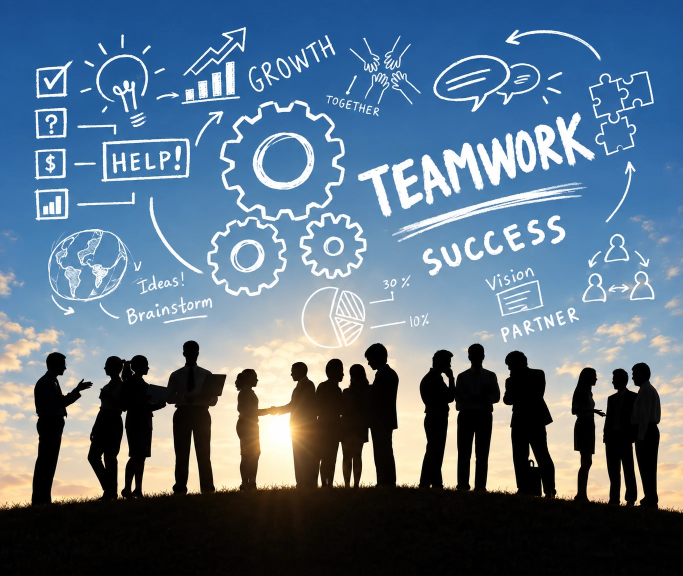
#> input picture 5.images/배경1.webp, 1366 x 1152 px (shown at 1/2 size)
$ python make_hero.py
#> lines starting #> are read from the running program, lines starting #| are printed output that depends on the picture; after the words box and inside, x2 and y2 are one past the last pixel; in counts of white or black regions, pixels touching at a corner belong together
# -*- coding: utf-8 -*-
"""
5.images/배경1.webp(원본 사진) → images/hero-bg.jpg (와이드 합성)
- 오른쪽: 원본 사진(사람들+낙서)을 높이에 맞춰 축소 배치
- 왼쪽: 사진 왼쪽 가장자리 색을 행별로 이어 붙인 하늘 + 부드러운 구름  → 문구가 들어갈 여백
실행: python images/make_hero.py
"""
import os, numpy as np
from PIL import Image, ImageFilter
ROOT = os.path.dirname(os.path.dirname(os.path.abspath(__file__)))
src = Image.open(os.path.join(ROOT, "5.images", "배경1.webp")).convert("RGB")
#> src is the input picture: PIL image 1366x1152 RGB; mean R, G, B 91.7, 114.1, 134.8
W, H = 2400, 900
ph = H; pw = int(src.width * ph / src.height)          # 사진을 높이에 맞춤
#> after `pw = int(src.width * ph / src.height)`: pw = 1067
photo = src.resize((pw, ph), Image.LANCZOS)
px = np.asarray(photo).astype(np.float32)
CROP_L = 100                      # 맨 왼쪽 한 사람을 잘라내 이음새가 하늘 틈(사진 95~152px)에 오게
px = px[:, CROP_L:, :]; pw = px.shape[1]; photo = Image.fromarray(px.astype(np.uint8))
#> after `px = px[:, CROP_L:, :]`:
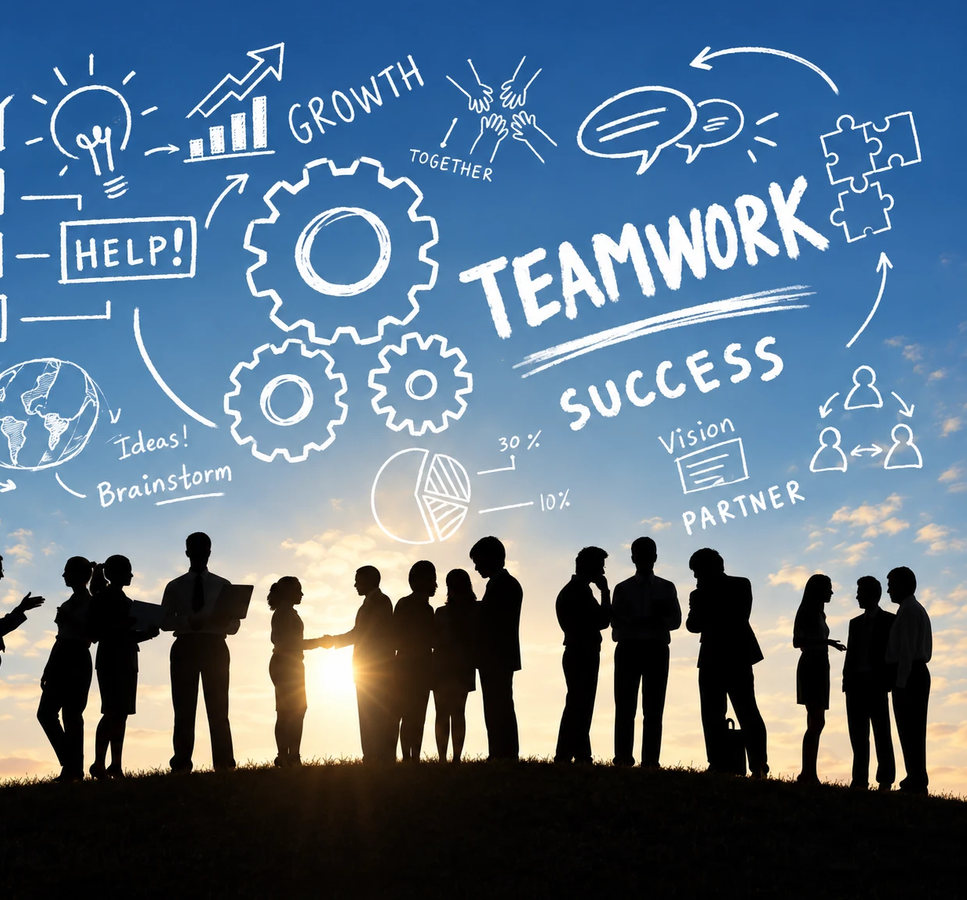
#> px: shape (900, 967, 3) float32; mean R, G, B 91.9, 114, 134.3
#> after `pw = px.shape[1]`: pw = 967

# 1) 왼쪽 하늘: 사진 왼쪽 90px 의 행별 중앙값(흰 낙서선 제거) → 세로로 부드럽게
strip = np.median(px[:, :90, :], axis=1)                 # (H,3)
#> strip = 900 rows, first 8: [26, 79, 142], [26, 79, 142], [26, 79, 142], [26, 80, 144], [26, 80, 144], [26, 80, 144], [26, 80, 144], [26, 80, 144]
k = 70
strip = np.stack([np.convolve(np.pad(strip[:, c], (k, k), mode="edge"), np.ones(2*k+1)/(2*k+1), mode="valid") for c in range(3)], axis=1)
#> strip = 900 rows, first 8: [27.08, 81.2, 144.7], [27.12, 81.26, 144.8], [27.16, 81.32, 144.9], [27.21, 81.38, 144.9], [27.25, 81.45, 145], [27.29, 81.52, 145.1], [27.34, 81.59, 145.1], [27.39, 81.66, 145.2]
sky = np.repeat(strip[:, None, :], W, axis=1)            # (H,W,3)
# 왼쪽으로 갈수록 살짝 더 진하고 푸르게 (사진 상단 하늘색 유지)
grad = np.linspace(1.0, 0.92, W)[None, :, None]
sky = sky * grad

# 2) 구름: 저주파 노이즈를 흐려서 밝은 얼룩으로
rng = np.random.default_rng(7)
noise = rng.random((H // 60 + 2, W // 60 + 2)).astype(np.float32)
noise_img = Image.fromarray((noise * 255).astype(np.uint8)).resize((W, H), Image.BICUBIC).filter(ImageFilter.GaussianBlur(40))
n = np.asarray(noise_img).astype(np.float32) / 255.0
n = np.clip((n - 0.45) * 2.2, 0, 1)                       # 밝은 부분만
# 아래쪽(지평선 근처) 구름은 노을빛, 위쪽은 흰색
warm = np.array([255, 226, 190], np.float32); white = np.array([255, 255, 255], np.float32)
t = np.linspace(0, 1, H)[:, None, None]
cloud_col = white * (1 - t) + warm * t
sky = sky + (cloud_col - sky) * (n[..., None] * 0.28)

# 3) 왼쪽 하늘 확장: 사진의 하늘(낙서 제거한 중간값 필터본)을 좌우 반전해 이어 붙여 실제 구름 사진이 왼쪽으로 이어지게 하고,
#    이음새에서 멀어질수록(문구가 나타나는 자리부터) 천천히 뿌옇게 흐려지도록 블러를 단계적으로 섞는다
x0 = W - pw
#> x0 = 1433
import cv2
_m = ((px.min(axis=2) > 185) & ((px.max(axis=2) - px.min(axis=2)) < 60)).astype(np.uint8)      # 흰 낙서선(밝고 채도 낮음)
#> _m: shape (900, 967); values 0 (black) and 1 (white), 15.9% white; 465 white regions (261 under 20 px), largest, box (x1, y1, x2, y2) and area: (207, 448, 585, 765) 41826, (747, 541, 872, 722) 7942, (300, 645, 363, 761) 5621
_m[500:, :] = 0                                                                                 # 사람들·노을 구름 행은 제외
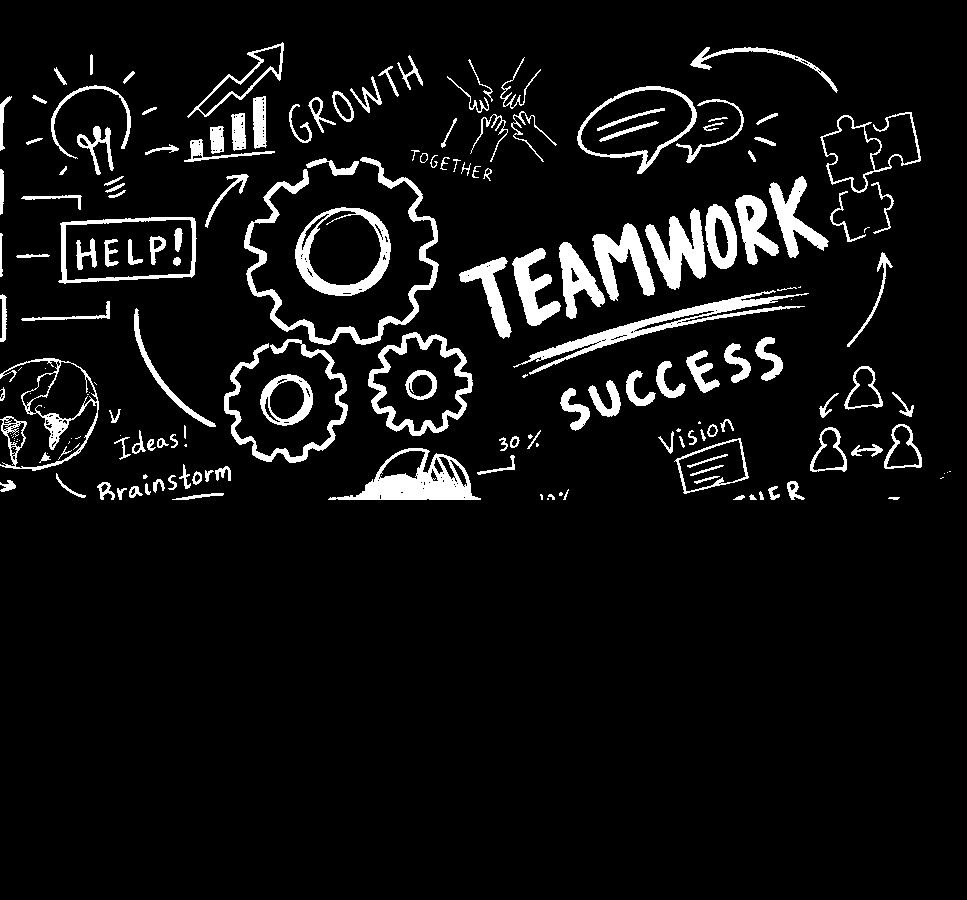
#> _m: shape (900, 967); values 0 (black) and 1 (white), 7% white; 185 white regions (40 under 20 px), largest, box (x1, y1, x2, y2) and area: (244, 157, 439, 345) 3713, (513, 290, 809, 375) 3430, (328, 448, 481, 500) 3278
_m = cv2.dilate(_m, np.ones((17, 17), np.uint8))
#> _m: shape (900, 967); values 0 (black) and 1 (white), 30.8% white; 13 white regions, largest, box (x1, y1, x2, y2) and area: (0, 34, 565, 508) 142369, (451, 104, 929, 386) 57085, (650, 358, 930, 508) 20041
_bgr = cv2.cvtColor(np.clip(px, 0, 255).astype(np.uint8), cv2.COLOR_RGB2BGR)
med = cv2.cvtColor(cv2.inpaint(_bgr, _m, 20, cv2.INPAINT_TELEA), cv2.COLOR_BGR2RGB).astype(np.float32)
med = np.asarray(Image.fromarray(med.astype(np.uint8)).filter(ImageFilter.GaussianBlur(3))).astype(np.float32)   # 인페인팅 흔적 완화
mirror = med[:, ::-1, :]                                                        # 좌우 반전 → 이음새에서 하늘이 정확히 이어짐
ext = np.concatenate([mirror, med, mirror], axis=1)[:, -x0:, :] if pw * 3 >= x0 else None
if ext is None or ext.shape[1] < x0:
    reps = int(np.ceil(x0 / pw)) + 1
    tiles = [mirror if k % 2 == 0 else med for k in range(reps)][::-1]
    ext = np.concatenate(tiles, axis=1)[:, -x0:, :]
ext_sky = ext.astype(np.float32)
# 사람들 높이(아래쪽) 행은 반전 사진에 사람이 비치므로 합성 하늘을 쓰고, 그 위 행은 반전 사진 하늘을 쓴다 (세로로 부드럽게 전환)
ty = np.clip((np.arange(H, dtype=np.float32) - 440) / 70.0, 0, 1)[:, None, None]; ty = ty * ty * (3 - 2 * ty)
# 사람 높이 행: 사진 왼쪽 가장자리(사람 앞의 구름·지면 44px)를 좌우 반전 타일로 이어 붙여 같은 결을 만든 뒤 블러 램프로 녹인다
strip_w = 50
stripL = px[:, :strip_w, :]
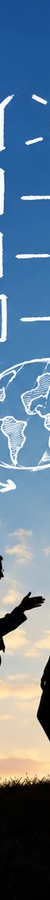
#> stripL: shape (900, 50, 3) float32; mean R, G, B 101, 126.2, 149.3
tiles = []; k = 0
while sum(t.shape[1] for t in tiles) < x0:
    tiles.append(stripL[:, ::-1, :] if k % 2 == 0 else stripL); k += 1
#> after the loop, k = 29; tiles = 29 items
ext_low = np.concatenate(tiles[::-1], axis=1)[:, -x0:, :]
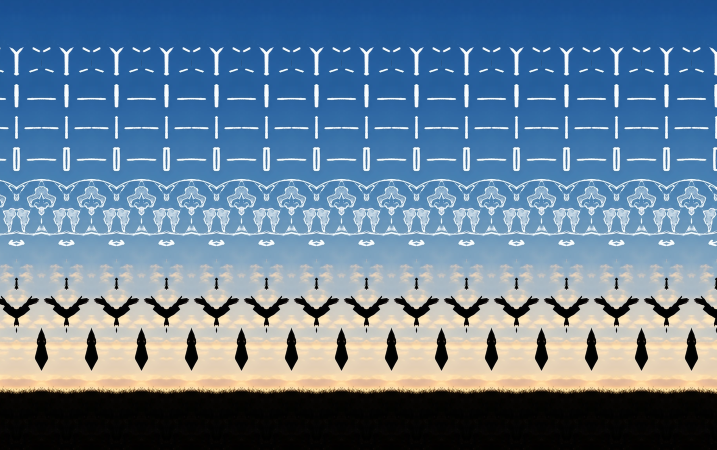
#> ext_low: shape (900, 1433, 3) float32 (shown at 1/2 size); mean of channels 0, 1, 2 101, 125.8, 149; drawn as R, G, B
canvas = sky.copy()
canvas[:, :x0, :] = ext_sky                                        # 전 구간 좌우 반전 사진(사람 포함) → 강한 블러로 초점 밖 배경처럼
# 이음새: 하늘 부분은 짧게(80px), 사람들이 있는 아랫부분도 좁게(60px) 섞어 연결
alpha = np.ones((ph, pw), np.float32)
xs = np.arange(pw, dtype=np.float32)
#> xs = 967 values from 0 to 966
for y in range(ph):
    t = min(1.0, max(0.0, (y - 420) / 100.0))
    fw = 80 * (1 - t) + 48 * t
    a = np.clip(xs / fw, 0, 1)
    alpha[y] = a * a * (3 - 2 * a)
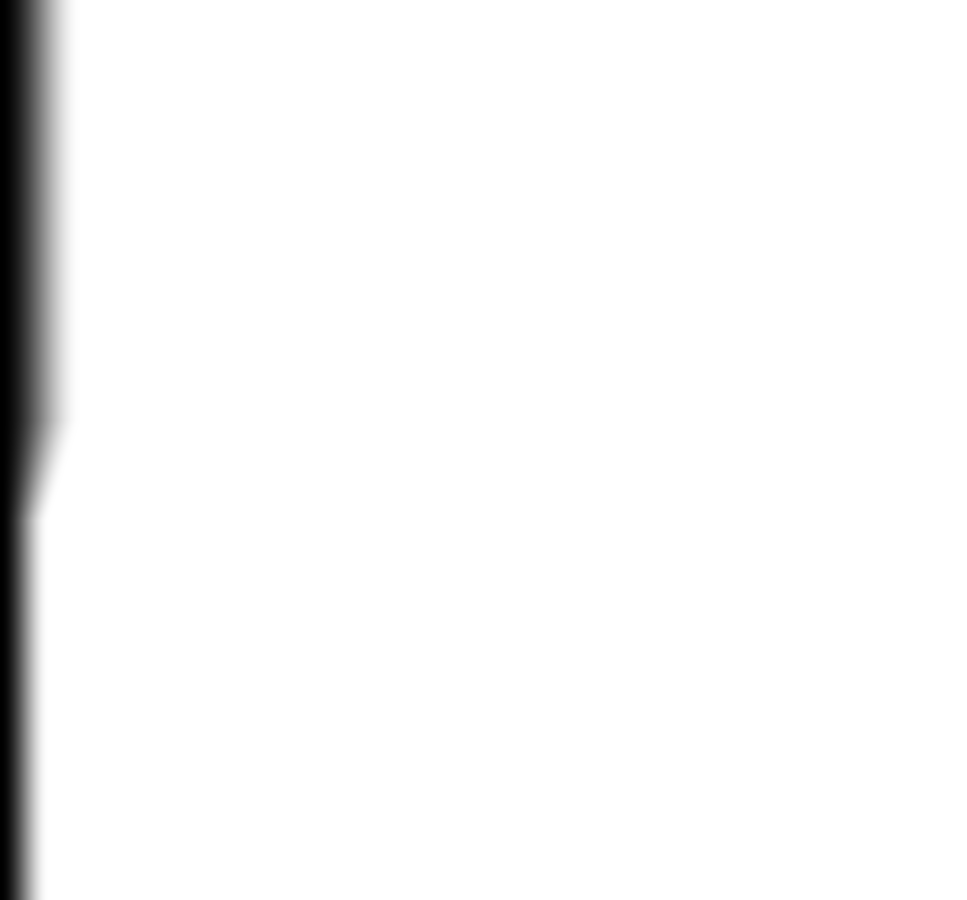
#> alpha: shape (900, 967) float32; min 0, max 1, mean 0.966
alpha = alpha[..., None]
canvas[:, x0:, :] = canvas[:, x0:, :] * (1 - alpha) + px * alpha
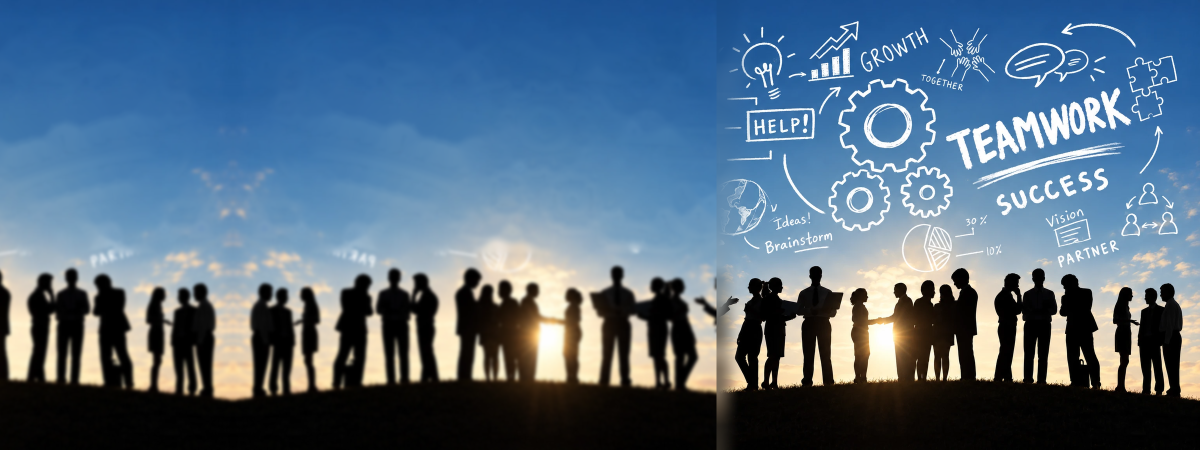
#> canvas: shape (900, 2400, 3) float64 (shown at 1/2 size); mean of channels 0, 1, 2 83.7, 108.3, 131.3; drawn as R, G, B

# 3-2) 전체 화면에 가로 방향 블러 램프: 오른쪽(사람·낙서)은 선명, 문구가 나오는 자리(x≈1000)부터 왼쪽으로 갈수록 뿌옇게.
#      이음새(x0)가 램프 안에 들어가므로 경계선이 보이지 않는다.
base = np.clip(canvas, 0, 255).astype(np.uint8); base_img = Image.fromarray(base)
levels = [0, 5, 12, 24, 40, 60, 80]
blurred = [base.astype(np.float32)] + [np.asarray(base_img.filter(ImageFilter.GaussianBlur(r))).astype(np.float32) for r in levels[1:]]
#> blurred = 7 items
xs_all = np.arange(W, dtype=np.float32)
SHARP_X, SOFT_X = float(x0 + 420), 900.0            # 이 x 보다 오른쪽은 선명, 950px 에서 완전 블러
#> SHARP_X = 1853; SOFT_X = 900
u = np.clip((SHARP_X - xs_all) / (SHARP_X - SOFT_X), 0, 1); u = u * u * (3 - 2 * u)
pos = u * (len(levels) - 1); lo = np.floor(pos).astype(int); hi = np.minimum(lo + 1, len(levels) - 1); fr = pos - lo
mixed = np.zeros_like(canvas)
for k in range(len(levels)):
    wk = np.where(lo == k, 1 - fr, 0) + np.where(hi == k, fr, 0)
    mixed += blurred[k] * wk[None, :, None]
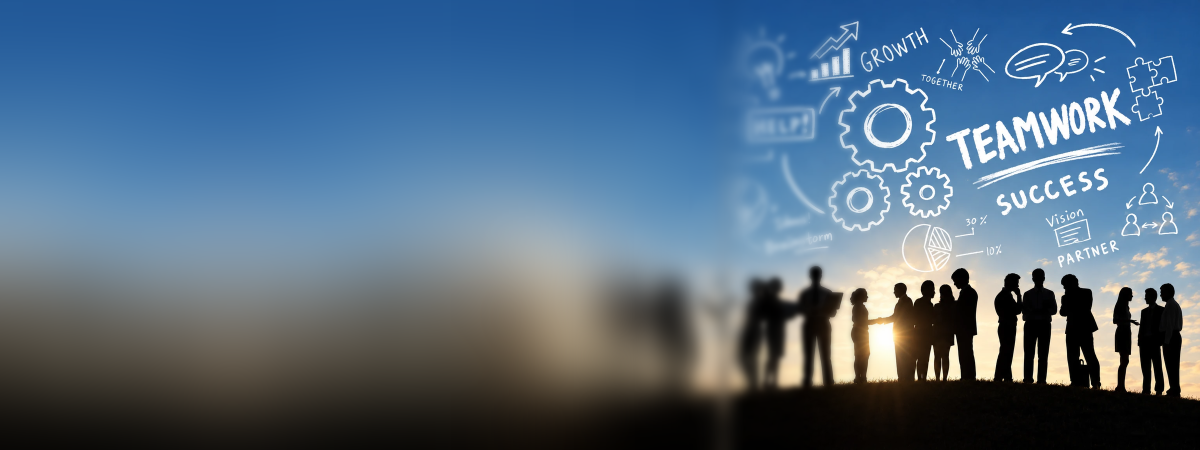
#> mixed: shape (900, 2400, 3) float64 (shown at 1/2 size); mean of channels 0, 1, 2 83.2, 107.8, 130.8; drawn as R, G, B
canvas = mixed

# 4) 지면(어두운 언덕)을 왼쪽까지 이어서 사람들 발밑 선이 끊기지 않게
ground_row = px[-1, :60, :].mean(axis=0)              # 사진 맨 아래 왼쪽 색
#> ground_row = [2.28, 2, 0.917]
for y in range(H - 70, H):
    a = ((y - (H - 70)) / 70) ** 2
    canvas[y, :x0 + 60, :] = canvas[y, :x0 + 60, :] * (1 - a) + ground_row * a

out = Image.fromarray(np.clip(canvas, 0, 255).astype(np.uint8))
out.save(os.path.join(ROOT, "images", "hero-bg.jpg"), quality=86, optimize=True, progressive=True)
print("ok", out.size, os.path.getsize(os.path.join(ROOT, "images", "hero-bg.jpg")))
#| ok (2400, 900) 164726
